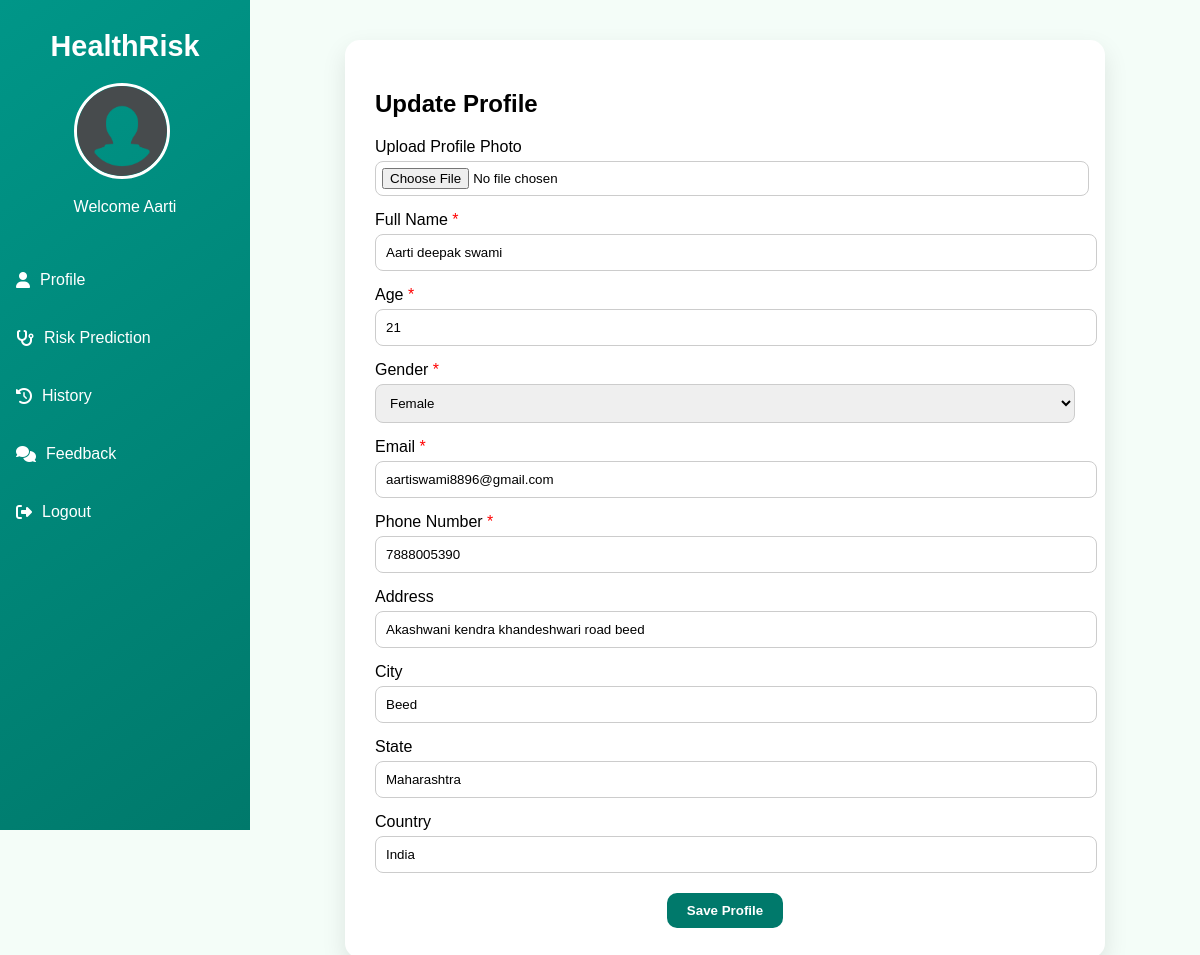
The page /profile?edit=1 (signed in) on the database its author committed.
### tables this page shows
CREATE TABLE user_profiles (
    username TEXT PRIMARY KEY,
    full_name TEXT,
    age INTEGER,
    gender TEXT,
    email TEXT,
    phone TEXT,
    address TEXT,
    city TEXT,
    state TEXT,
    country TEXT,
    photo TEXT
);

### app.py (the view)
@app.route('/profile')
def profile():
    if 'user' not in session:
        return redirect(url_for('landing'))
    conn = sqlite3.connect('users.db')
    conn.row_factory = sqlite3.Row
    c = conn.cursor()
    c.execute("SELECT * FROM user_profiles WHERE username = ?", (session['user'],))
    row = c.fetchone()
    conn.close()
    return render_template('profile.html', profile_data=dict(row) if row else None, show_form=request.args.get('edit') == '1')

### templates/Profile.html (shortened to what this page needs)
<!DOCTYPE html>
<html lang="en">
<head>
  <link rel="stylesheet" href="https://cdnjs.cloudflare.com/ajax/libs/font-awesome/6.5.0/css/all.min.css">
</head>
<body>
<div class="container">
  <div class="sidebar">
    <div class="logo">HealthRisk</div>
    <div class="profile">
      {% set photo_path = url_for('static', filename='uploads/' + (profile_data['photo'] if profile_data and profile_data['photo'] else 'default.png')) %}
      <img src="{{ photo_path }}" alt="Profile" />
      <p>Welcome {{ session['user'] }}</p>
    </div>
    <div class="menu">
      <a href="/profile"><i class="fas fa-user"></i> Profile</a>
      <a href="/home"><i class="fas fa-stethoscope"></i> Risk Prediction</a>
      <a href="/history"><i class="fas fa-history"></i> History</a>
      <a href="/feedback"><i class="fas fa-comments"></i> Feedback</a>
      <a href="/logout"><i class="fas fa-sign-out-alt"></i> Logout</a>
    </div>
  </div>
 {% set has_profile = profile_data is defined and profile_data %}
<div class="main-content">
  <div class="form-container">
    {% if has_profile and not show_form %}
      <h2>Your Profile</h2>
      <table class="profile-table">
        <tbody>
          <tr><th>Full Name</th><td>{{ profile_data['full_name'] }}</td></tr>
          <tr><th>Age</th><td>{{ profile_data['age'] }}</td></tr>
          <tr><th>Gender</th><td>{{ profile_data['gender'] }}</td></tr>
          <tr><th>Email</th><td>{{ profile_data['email'] }}</td></tr>
          <tr><th>Phone</th><td>{{ profile_data['phone'] }}</td></tr>
          <tr><th>Address</th><td>{{ profile_data['address'] }}</td></tr>
          <tr><th>City</th><td>{{ profile_data['city'] }}</td></tr>
          <tr><th>State</th><td>{{ profile_data['state'] }}</td></tr>
          <tr><th>Country</th><td>{{ profile_data['country'] }}</td></tr>
        </tbody>
      </table>
      <a href="/profile?edit=1" class="btn">Edit Profile</a>
    {% else %}
      <form action="/save_profile" method="POST" enctype="multipart/form-data">
        <h2>{{ has_profile and show_form and 'Update' or 'Create' }} Profile</h2>
        <div class="form-group">
          <label>Upload Profile Photo</label>
          <input type="file" name="profile_photo" accept="image/*" onchange="previewPhoto(event)" />
        </div>
        <div class="form-group">
          <label>Full Name <span style="color:red">*</span></label>
          <input type="text" name="full_name" placeholder="Enter your full name" required value="{{ profile_data['full_name'] if has_profile else '' }}" />
        </div>
        <div class="form-group">
          <label>Age <span style="color:red">*</span></label>
          <input type="number" name="age" placeholder="Enter your age" required value="{{ profile_data['age'] if has_profile else '' }}" />
        </div>
        <div class="form-group">
          <label>Gender <span style="color:red">*</span></label>
          <select name="gender" required>
            <option value="Female" {% if has_profile and profile_data['gender'] == 'Female' %}selected{% endif %}>Female</option>
          </select>
        </div>
        <div class="form-group">
          <label>Email <span style="color:red">*</span></label>
          <input type="email" name="email" placeholder="Enter your email" required value="{{ profile_data['email'] if has_profile else '' }}" />
        </div>
        <div class="form-group">
          <label>Phone Number <span style="color:red">*</span></label>
          <input type="tel" name="phone" placeholder="Enter your phone number" required value="{{ profile_data['phone'] if has_profile else '' }}" />
        </div>
        <div class="form-group">
          <label>Address</label>
          <input type="text" name="address" placeholder="Enter your address" value="{{ profile_data['address'] if has_profile else '' }}" />
        </div>
        <div class="form-group">
          <label>City</label>
          <input type="text" name="city" placeholder="Enter your city" value="{{ profile_data['city'] if has_profile else '' }}" />
        </div>
        <div class="form-group">
          <label>State</label>
          <input type="text" name="state" placeholder="Enter your state" value="{{ profile_data['state'] if has_profile else '' }}" />
        </div>
        <div class="form-group">
          <label>Country</label>
          <input type="text" name="country" placeholder="Enter your country" value="{{ profile_data['country'] if has_profile else '' }}" />
        </div>
        <button class="btn" type="submit">Save Profile</button>
      </form>
    {% endif %}
  </div>
</div>

### templates/Profile.html (style rules this page uses)
:root { --bg-light: #f4fdf8; --primary: #009688; --accent: #00796b; --card-light: #ffffff; }
body { margin: 0; font-family: 'Poppins', sans-serif; background: var(--bg-light); }
.container { display: flex; }
.sidebar { width: 250px; height: 100vh; background: linear-gradient(145deg, var(--primary), var(--accent)); color: white; display: flex; flex-direction: column; align-items: center; padding-top: 30px; position: fixed; z-index: 100; }
.logo { font-size: 1.8rem; font-weight: bold; margin-bottom: 20px; }
.profile img { width: 90px; height: 90px; border-radius: 50%; margin-bottom: 10px; border: 3px solid white; }
.profile p { margin: 5px 0; font-size: 1rem; }
.menu { display: flex; flex-direction: column; width: 100%; margin-top: 30px; padding: 0 20px; }
.menu a { text-decoration: none; color: white; font-weight: 500; margin: 12px 0; display: flex; align-items: center; gap: 10px; padding: 8px 16px; border-radius: 8px; transition: 0.3s ease; }
.main-content { margin-left: 250px; padding: 40px 20px; flex: 1; }
.form-container { max-width: 700px; margin: auto; background: var(--card-light); padding: 30px; border-radius: 15px; box-shadow: 0 10px 25px rgba(0,0,0,0.1); }
.form-group { margin-bottom: 15px; }
.form-group label { display: block; margin-bottom: 5px; font-weight: 500; }
.form-group input, .form-group select { width: 100%; padding: 10px; border-radius: 8px; border: 1px solid #ccc; }
.form-group input[type="file"] { padding: 6px; }
.btn { padding: 10px 20px; background: var(--accent); color: white; border: none; border-radius: 10px; font-weight: bold; cursor: pointer; transition: 0.3s ease; display: block; margin: 20px auto 0; }

### rows shown on the page
user_profiles: user "Aarti", full_name "Aarti deepak swami", age "21", gender "Female", email "aartiswami8896@gmail.com", phone "7888005390", address "Akashwani kendra khandeshwari road beed", city "Beed", state "Maharashtra", country "India"

### other values the page prints
{{ has_profile and show_form and 'Update' or 'Create' }} "Update"
